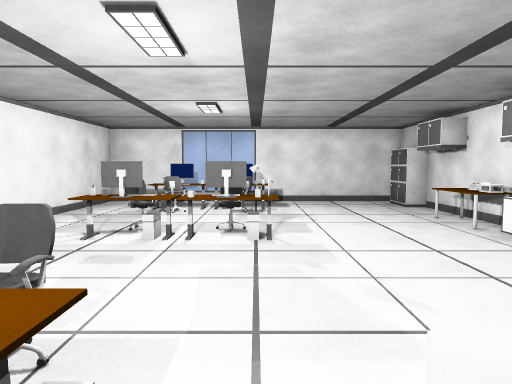
view 1 (above)

13 first-person views from a walk through a 3-D level made in the Unity game engine. The camera is 1.4 m above the floor, tilts 4° down and sees 70° across. The floor is counted in squares, 1 m on a side. Each view is taken from the middle of a square. On the plan, view 1 faces up. The plan holds only what a view shows up to about 16 squares ahead; the rest is blank. The player character is not drawn. Some animated figures are not drawn.

view 2
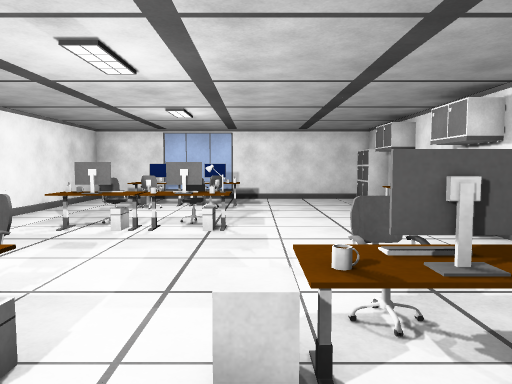

view 3
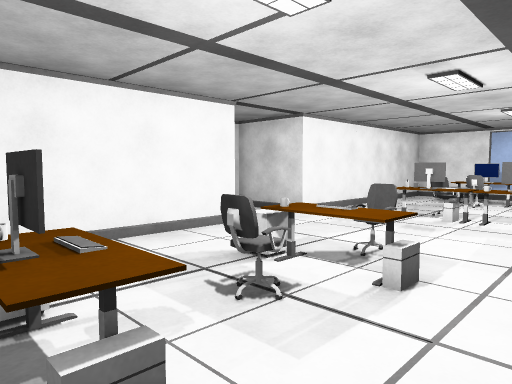

view 4
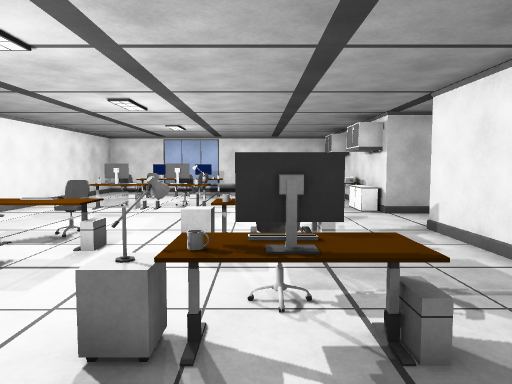

view 5
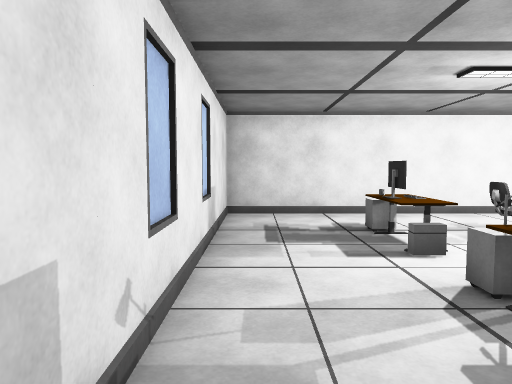

view 6
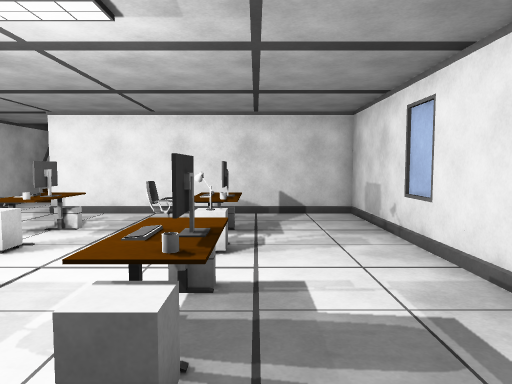

view 7
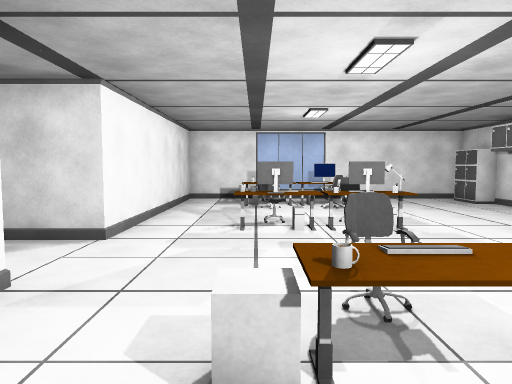

view 8
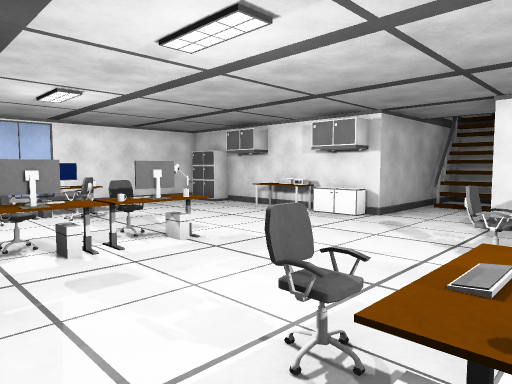

view 9
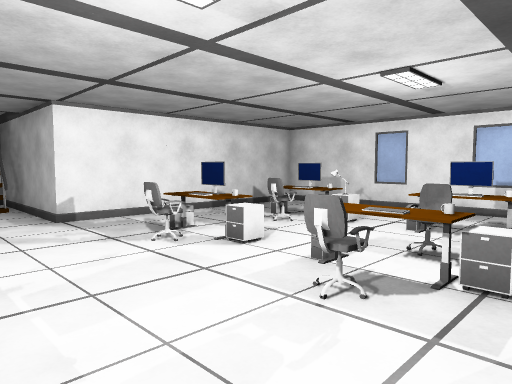

view 10
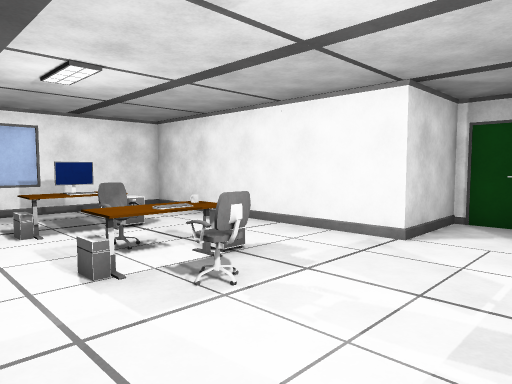

view 11
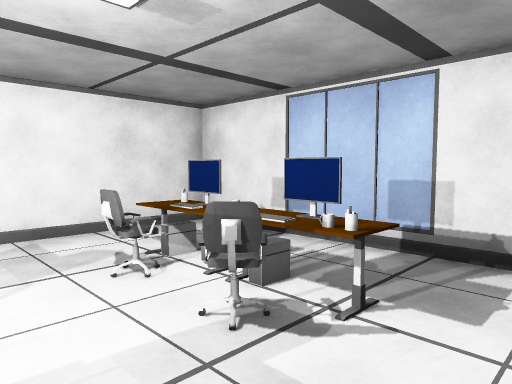

view 12
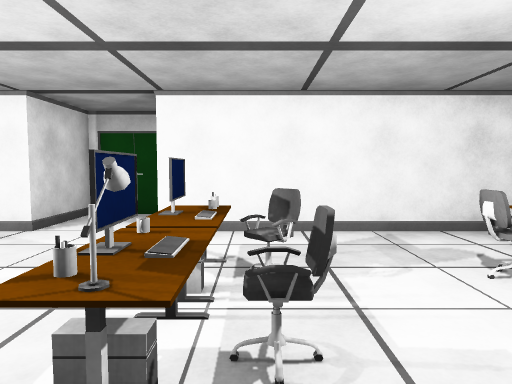

view 13
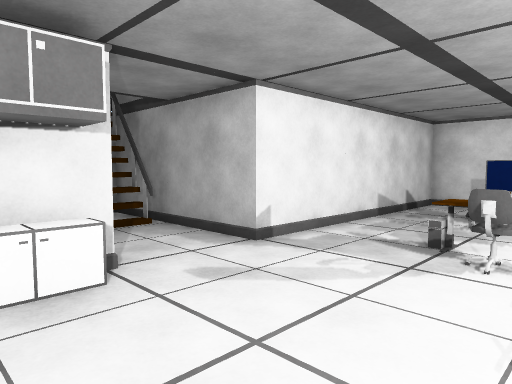

### Floor plan
Points are (right, up) in squares from view 1. A wall is a line through its corners. A room is listed if a view was taken in it or the views show most of it. See-through windows are left out.
Room 1 (views 1, 2, 3, 4, 5, 6, 7, 8, 9, 10, 11, 12, 13)
walls: (9.1, 3.6) (11.1, 3.6); (10.5, 4) (10.5, 5.5); (10.8, 4.1) (10.8, 5.5); (11.1, 4.1) (11.1, 5.5); (11.3, 4.2) (11.3, 5.5); (5.8, 14.9) (-5.9, 14.9) (-5.9, 5.9) (-8.7, 5.9) (-8.7, 3.1) (-5.9, 3.1) (-5.9, -5.9) (5.9, -5.9) (5.9, 3.1) (11.9, 3.1); (11.9, 5.9) (5.9, 5.9) (5.9, 12.5)
objects: other object (-4, 7); cabinet (-3, -2); cabinet (-3, 1); other object (-3, 7); chair (-3, 8) to (-2, 8); chair (-3, 11) to (-2, 11); other object (-3, 12); other object (-3, 13) to (-2, 13); monitor (-2, -3); mug (-2, -2); chair (-2, 0); mug (-2, 1); keyboard (-2, 2); chair (-2, 3); other object (-2, 7); other object (-2, 12); other object (-1, -3); other object (-1, 2); mug (-1, 7); chair (-1, 8) to (0, 8); chair (-1, 11) to (0, 11); keyboard (-1, 12); other object (-1, 13) to (0, 13); cabinet (0, -2); monitor (0, 7); mug (0, 12); other object (1, -2); cabinet (1, 1); other object (1, 12); monitor (2, -3); mug (2, -2); chair (2, -1); mug (2, 0); monitor (2, 1); chair (2, 2) to (2, 3); other object (3, -3); other object (3, 2); cabinet (5, 7) to (6, 8); other object (5, 9) to (6, 9); other object (5, 10); cabinet (5, 13) to (6, 14)

Where each view was taken, in squares from view 1:
view 1: 0 up, 0 right, facing up
view 2: 1 down, 1 right, facing up
view 3: 3 down, 1 right, facing up-left
view 4: 5 down, 2 right, facing up
view 5: 5 down, 5 right, facing left
view 6: 3 down, 5 left, facing right
view 7: 1 down, 3 left, facing up
view 8: 1 up, 4 left, facing up-right
view 9: 6 up, 4 left, facing down-right
view 10: 6 up, 1 right, facing down-left
view 11: 9 up, 2 right, facing up-left
view 12: 8 up, 2 right, facing left
view 13: 8 up, 1 right, facing down-right
